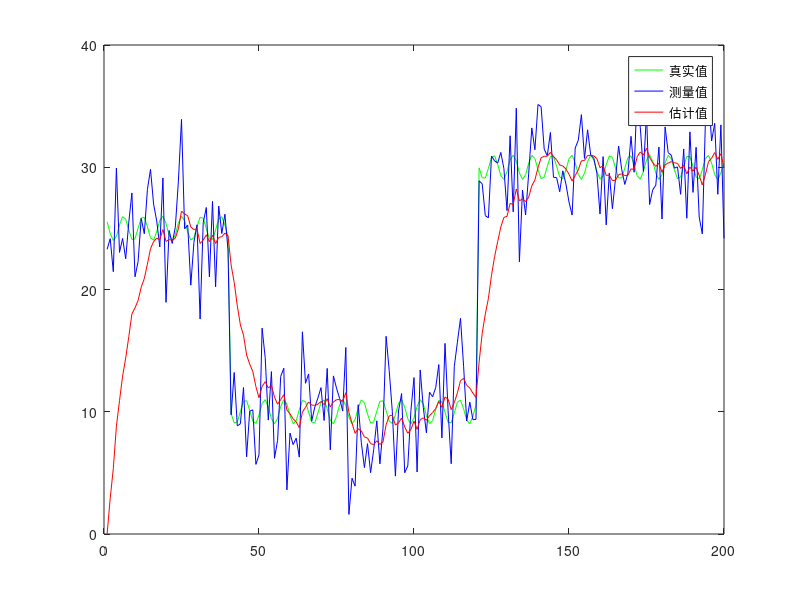

Recreate this plot in MATLAB.
clc; 
clear;
N=200; 

for t=1:N  %真实值
    truth(t) = 25+cos(t);
    if t>40 
        truth(t)=10+sin(t)
    end
    if t > 120
        truth(t)=30+cos(t)
    end

end
for t=1:N     
    z(t)=truth(t)+3*randn;     %测量值 
end 
R=std(z)^2             %测量噪声  
V=0.1*randn(1,N); 

Q=3 %std(V)^2             %模型噪声 
p(1)=10;
x(1)=0; 

for t=2:N   
    x1(t)=x(t-1);                      %预测状态   
    p1(t)=p(t-1)+Q;                 %预测估计协方差         
    k(t)=p1(t)/(p1(t)+R);           %最优卡尔曼增益     
    x(t)=x1(t)+k(t)*(z(t)-x1(t));   %更新状态估计     
    p(t)=(1-k(t))*p1(t);                %更新协方差估计 
end  
t=1:N; 
plot(t,truth,'g',t,z,'b',t,x,'r'); 
legend('真实值','测量值','估计值');
